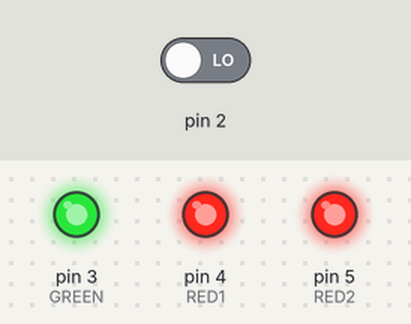
Recording of a sketch running on a simulated Arduino Uno, built with avr-gcc and run on an emulated ATmega328P. On the bench: output pins drawn as LEDs (lit = HIGH). The test bench sets the inputs (shaded band); at power-on: pin 2 LOW.

Above: at 1.2 s.
1.3 s: pin 2 driven HIGH
At 1.8 s:
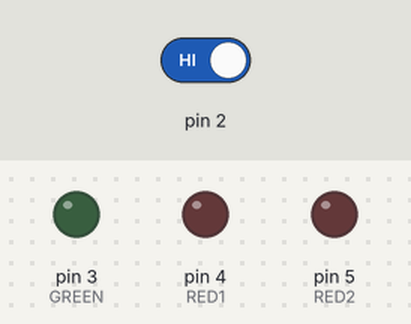
2.8 s: pin 2 driven LOW
At 3.1 s:
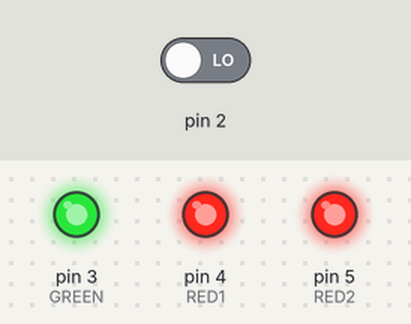
Timing chart, 0 to 5.8 s (numbered marks = the images above; inputs shaded):
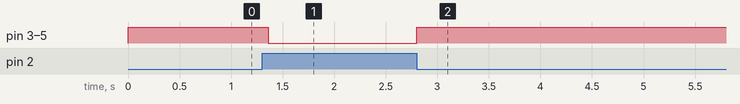

Measured:
- after the input at 1.3 s, pin 3 (GREEN), pin 4 (RED1), pin 5 (RED2): HIGH → LOW after 0.06 s
- after the input at 2.8 s, pin 3 (GREEN), pin 4 (RED1), pin 5 (RED2): LOW → HIGH at once

The sketch:

blinker.ino
```cpp
int switchState = 0;

int GREEN = 3;

int RED1 = 4;
int RED2 = 5;

void setup() {
  pinMode(GREEN, OUTPUT);
  pinMode(RED1, OUTPUT);
  pinMode(RED2, OUTPUT);

  pinMode(2, INPUT);
}

void loop() {

  switchState = digitalRead(2);

  if (switchState == HIGH) {
      digitalWrite(GREEN,LOW);
      digitalWrite(RED1, LOW);
      digitalWrite(RED2, LOW);
  }
  else
  {
    digitalWrite(GREEN, HIGH);

    digitalWrite(RED1, HIGH);
    digitalWrite(RED2, HIGH);

    delay(40);
    digitalWrite(RED1, HIGH);
    digitalWrite(RED2, HIGH);
    delay(40);
  }
}
```
